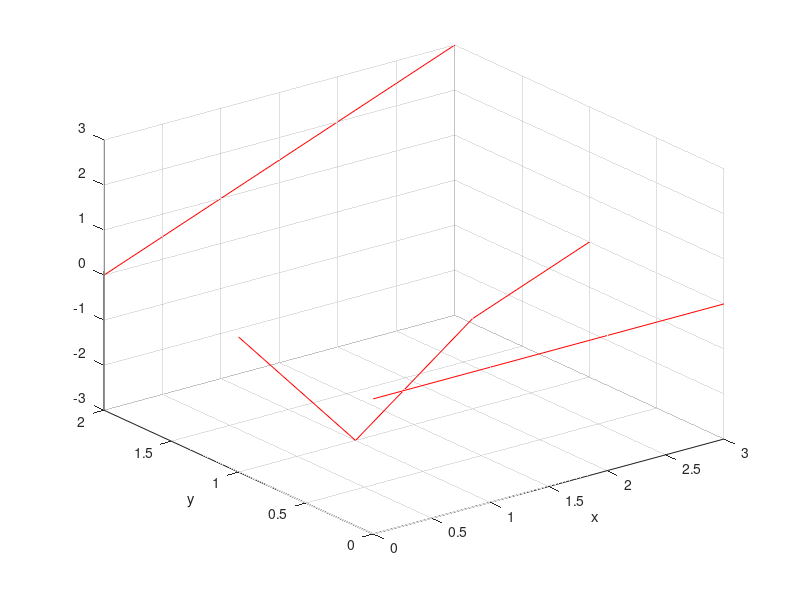

This figure's MATLAB source: (Note: this script raises an error after producing the figure.)
clc
clear all
close all
U=0:0.05:1;
V=U;
d=numel(U);
X=zeros(d,d);
Y=zeros(d,d);
Z=zeros(d,d);

P(:,: ,1)=[0 0 0;1 0 0; 2 0 0;3 0 0];
P(:,: ,2)=[0 1 0;1 1 -3; 2 1 -1;3 1 0];
P(:,: ,3)=[0 2 0;1 2 1; 2 2 2;3 2 3];
n=numel(P(1,:,1))-1;
m=numel(P(:,1,1))-1;
figure
plot3(P(:,1,1),P(:,2,1),P(:,3,1),'r',P(:,1,2),P(:,2,2),P(:,3,2),'r',P(:,1,3),P(:,2,3),P(:,3,3),'r');grid on;xlabel('x');ylabel('y')
%%
for k=1:d
    u0=V(k);
    C=zeros(3,d);
for i=0:n 
    b0=0;
    for j=0:m
        b0=b0+bern(j,m,u0)*P(j+1,:,i+1)';
    end
    o=bern(i,n,U);
    C=C+b0.*[o;o;o];
end
plot3(C(1,:),C(2,:),C(3,:),'--b');grid on;xlabel('x');ylabel('y');hold on
end
plot3(P(:,1,1),P(:,2,1),P(:,3,1),'k',P(:,1,2),P(:,2,2),P(:,3,2),'k',P(:,1,3),P(:,2,3),P(:,3,3),'k');grid on;xlabel('x');ylabel('y')%%
figure
%%
for k=1:d
    u0=U(k);
    C=zeros(3,d);
for j=0:m 
    b0=0;
    for i=0:n
        b0=b0+bern(i,n,u0)*P(j+1,:,i+1)';
    end
    o=bern(j,m,V);
    C=C+b0.*[o;o;o];
end
plot3(C(1,:),C(2,:),C(3,:),'--r');grid on;xlabel('x');ylabel('y');hold on
end

